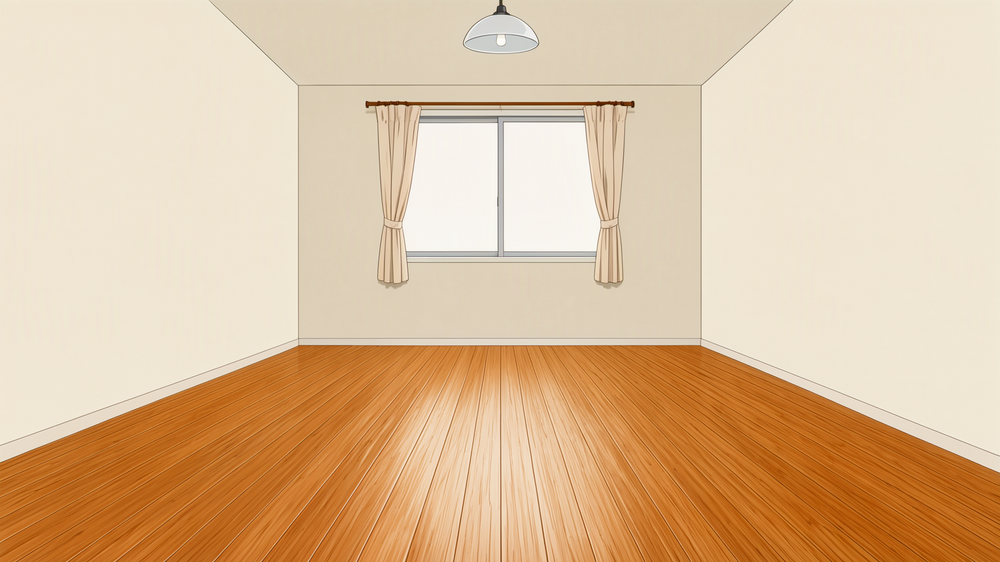
#> input picture assets/rooms/bedroom-anime-v2/shell.png, 1000 x 562 px, shrunk from 1536 x 864 before the run
$ python measure_floor.py ../shell.png
#> lines starting #> are read from the running program, lines starting #| are printed output that depends on the picture
"""Measure the floor plane of any room plate, so layouts measured on one plate can be
transplanted onto another only when their perspective actually agrees.

For each column the script finds the last strong horizontal gradient (the wall/floor seam),
then reports the seam at the left edge, under the back wall, and at the right edge -- the same
four numbers compose_room.py carries for shell_wide.

Usage:  python measure_floor.py <image> [<image> ...]
"""
import sys

import numpy as np
from PIL import Image
from scipy import ndimage

LUMA = np.array([0.299, 0.587, 0.114], np.float32)


def seam(a):
    L = a @ LUMA
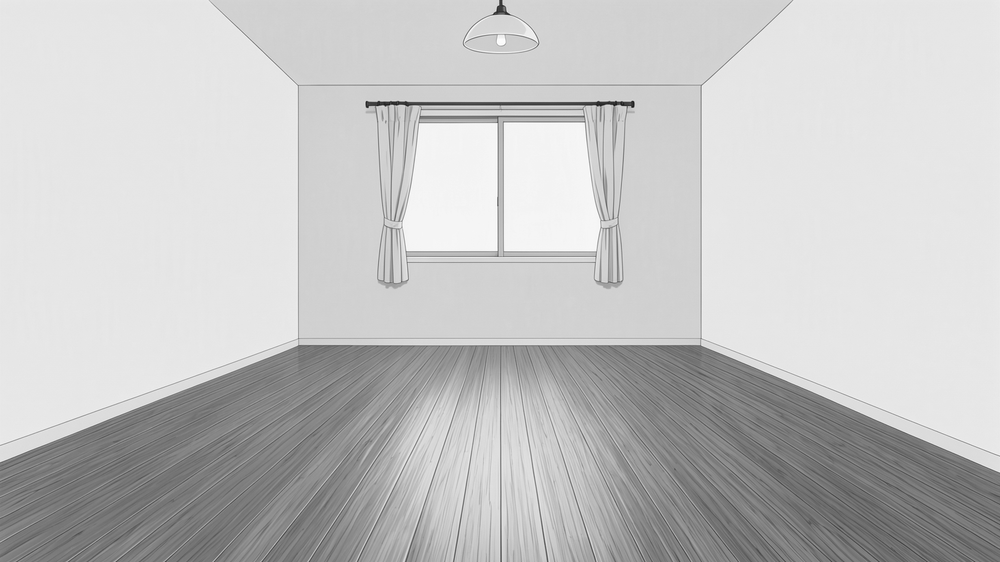
#> L: shape (562, 1000) float32; min 25.23, max 255, mean 196.5
    g = np.abs(np.diff(ndimage.gaussian_filter(L, 2.0), axis=0))
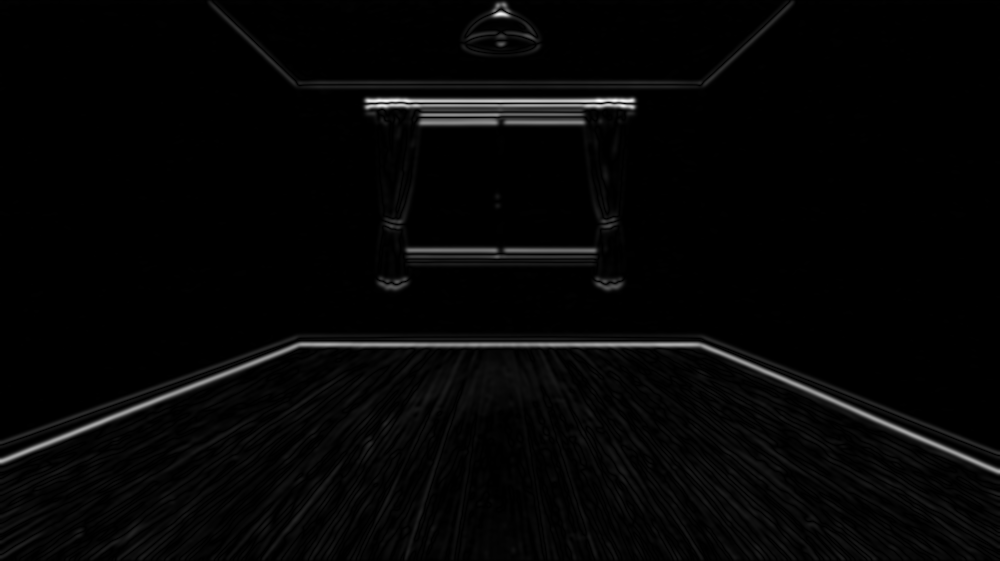
#> g: shape (561, 1000) float32; min 0, max 28.42, mean 0.6; drawn with min black and max white
    H, W = g.shape
#> H = 561; W = 1000
    # the floor is below the seam: search the lower 70% of the frame
    band = g[int(H * 0.25):]
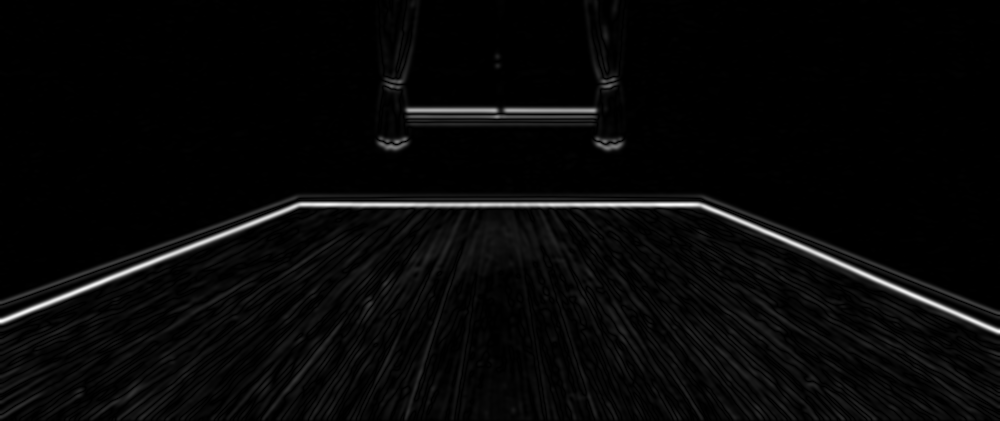
#> band: shape (421, 1000) float32; min 0, max 19.57, mean 0.63; drawn with min black and max white
    rows = np.argmax(band, axis=0) + int(H * 0.25)
#> rows = 1000 values, max 471 at index 997, min 344 at index 298, mean 380.6
    return rows, L


def main():
    for path in sys.argv[1:]:
        a = np.asarray(Image.open(path).convert("RGB")).astype(np.float32)
        rows, L = seam(a)
        H, W = a.shape[:2]
#> H = 562; W = 1000
        print("%s  %dx%d" % (path.split("\\")[-1], a.shape[1], a.shape[0]))
#| ../shell.png  1000x562
        for x in (10, W // 8, W // 4, W // 2, 3 * W // 4, W - W // 8, W - 10):
            y = int(rows[x])
            print("    x=%4d  seam y=%3d   lum@seam-20 %5.0f  lum@seam+20 %5.0f"
                  % (x, y, L[max(0, y - 20), x], L[min(H - 1, y + 20), x]))
#> this loop made 7 passes
#> y on passes 1 to 7: 457, 412, 364, 344, 365, 419, 468
#|     x=  10  seam y=457   lum@seam-20   232  lum@seam+20   115
#|     x= 125  seam y=412   lum@seam-20   232  lum@seam+20   123
#|     x= 250  seam y=364   lum@seam-20   230  lum@seam+20   104
#|     x= 500  seam y=344   lum@seam-20   210  lum@seam+20   121
#|     x= 750  seam y=365   lum@seam-20   231  lum@seam+20   119
#|     x= 875  seam y=419   lum@seam-20   230  lum@seam+20   104
#|     x= 990  seam y=468   lum@seam-20   232  lum@seam+20   118
        # median seam under the middle third = back wall floor line
        mid = rows[W // 3:2 * W // 3]
#> mid = 333 values from 344 to 344
        print("    back-wall floor line (median of middle third) y=%.0f" % np.median(mid))
#|     back-wall floor line (median of middle third) y=344
        print()


if __name__ == "__main__":
    main()
